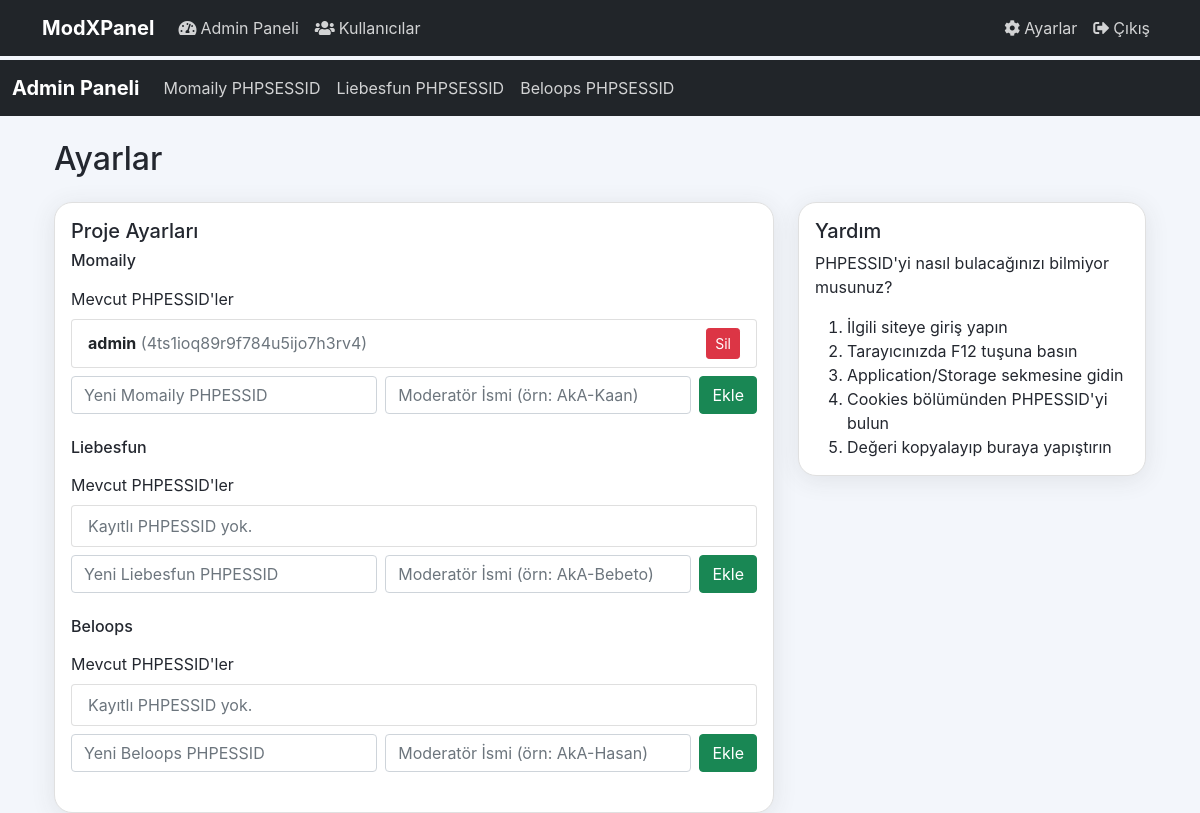
/settings (signed in), run on the app's committed database.
### app.py (models this page shows)
class UserProjectSession(db.Model):
    id = db.Column(db.Integer, primary_key=True)
    user_id = db.Column(db.Integer, db.ForeignKey('user.id'), nullable=False)
    project = db.Column(db.String(50), nullable=False)  # 'momaily', 'liebesfun', 'beloops'
    phpessid = db.Column(db.String(255), nullable=False)
    moderator_name = db.Column(db.String(120), nullable=True)  # Yeni eklendi
    created_at = db.Column(db.DateTime, default=dt.now)
    user = db.relationship('User', backref='project_sessions')

### app.py (the view)
@app.route('/settings', methods=['GET', 'POST'])
@login_required
def settings():
    momaily_sessions = UserProjectSession.query.filter_by(user_id=current_user.id, project='momaily').all()
    liebesfun_sessions = UserProjectSession.query.filter_by(user_id=current_user.id, project='liebesfun').all()
    beloops_sessions = UserProjectSession.query.filter_by(user_id=current_user.id, project='beloops').all()
    return render_template('settings.html',
        momaily_sessions=momaily_sessions,
        liebesfun_sessions=liebesfun_sessions,
        beloops_sessions=beloops_sessions
    )

### app.py (called while the page is built)
@login_manager.user_loader
def load_user(user_id):
    return db.session.get(User, int(user_id))

### templates/settings.html (shortened to what this page needs)
{% extends "base.html" %}
{% block content %}
<div class="container">
    <h2 class="mb-4">Ayarlar</h2>
    <div class="row">
        <div class="col-md-8">
            <div class="card">
                <div class="card-body">
                    <h5 class="card-title">Proje Ayarları</h5>
                    <div class="mb-4">
                        <h6 class="mb-3">Momaily</h6>
                        <div class="mb-3">
                            <label class="form-label">Mevcut PHPESSID'ler</label>
                            <ul class="list-group mb-2">
                                {% for sess in momaily_sessions %}
                                <li class="list-group-item d-flex justify-content-between align-items-center">
                                    <span><b>{{ sess.moderator_name or 'İsimsiz' }}</b> <span class="text-muted">({{ sess.phpessid }})</span></span>
                                    <form method="POST" action="{{ url_for('delete_phpessid') }}" style="display:inline;">
                                        <button type="submit" class="btn btn-danger btn-sm">Sil</button>
                                    </form>
                                </li>
                                {% else %}
                                <li class="list-group-item text-muted">Kayıtlı PHPESSID yok.</li>
                                {% endfor %}
                            </ul>
                            <form method="POST" action="{{ url_for('add_phpessid') }}" class="d-flex gap-2">
                                <input type="text" class="form-control" name="phpessid" placeholder="Yeni Momaily PHPESSID" required>
                                <input type="text" class="form-control" name="moderator_name" placeholder="Moderatör İsmi (örn: AkA-Kaan)" required>
                                <button type="submit" class="btn btn-success">Ekle</button>
                            </form>
                        </div>
                    </div>
                    <div class="mb-4">
                        <h6 class="mb-3">Liebesfun</h6>
                        <div class="mb-3">
                            <label class="form-label">Mevcut PHPESSID'ler</label>
                            <ul class="list-group mb-2">
                                {% for sess in liebesfun_sessions %}
                                <li class="list-group-item d-flex justify-content-between align-items-center">
                                    <span><b>{{ sess.moderator_name or 'İsimsiz' }}</b> <span class="text-muted">({{ sess.phpessid }})</span></span>
                                    <form method="POST" action="{{ url_for('delete_phpessid') }}" style="display:inline;">
                                        <input type="hidden" name="session_id" value="{{ sess.id }}">
                                        <button type="submit" class="btn btn-danger btn-sm">Sil</button>
                                    </form>
                                </li>
                                {% else %}
                                <li class="list-group-item text-muted">Kayıtlı PHPESSID yok.</li>
                                {% endfor %}
                            </ul>
                            <form method="POST" action="{{ url_for('add_phpessid') }}" class="d-flex gap-2">
                                <input type="text" class="form-control" name="phpessid" placeholder="Yeni Liebesfun PHPESSID" required>
                                <input type="text" class="form-control" name="moderator_name" placeholder="Moderatör İsmi (örn: AkA-Bebeto)" required>
                                <button type="submit" class="btn btn-success">Ekle</button>
                            </form>
                        </div>
                    </div>
                    <div class="mb-4">
                        <h6 class="mb-3">Beloops</h6>
                        <div class="mb-3">
                            <label class="form-label">Mevcut PHPESSID'ler</label>
                            <ul class="list-group mb-2">
                                {% for sess in beloops_sessions %}
                                <li class="list-group-item d-flex justify-content-between align-items-center">
                                    <span><b>{{ sess.moderator_name or 'İsimsiz' }}</b> <span class="text-muted">({{ sess.phpessid }})</span></span>
                                    <form method="POST" action="{{ url_for('delete_phpessid') }}" style="display:inline;">
                                        <input type="hidden" name="session_id" value="{{ sess.id }}">
                                        <button type="submit" class="btn btn-danger btn-sm">Sil</button>
                                    </form>
                                </li>
                                {% else %}
                                <li class="list-group-item text-muted">Kayıtlı PHPESSID yok.</li>
                                {% endfor %}
                            </ul>
                            <form method="POST" action="{{ url_for('add_phpessid') }}" class="d-flex gap-2">
                                <input type="text" class="form-control" name="phpessid" placeholder="Yeni Beloops PHPESSID" required>
                                <input type="text" class="form-control" name="moderator_name" placeholder="Moderatör İsmi (örn: AkA-Hasan)" required>
                                <button type="submit" class="btn btn-success">Ekle</button>
                            </form>
                        </div>
                    </div>
                </div>
            </div>
        </div>
        <div class="col-md-4">
            <div class="card">
                <div class="card-body">
                    <h5 class="card-title">Yardım</h5>
                    <p class="card-text">PHPESSID'yi nasıl bulacağınızı bilmiyor musunuz?</p>
                    <ol class="mb-0">
                        <li>İlgili siteye giriş yapın</li>
                        <li>Tarayıcınızda F12 tuşuna basın</li>
                        <li>Application/Storage sekmesine gidin</li>
                        <li>Cookies bölümünden PHPESSID'yi bulun</li>
                        <li>Değeri kopyalayıp buraya yapıştırın</li>
                    </ol>
                </div>
            </div>
        </div>
    </div>
</div>
{% endblock %}

### templates/base.html (style rules this page uses)
:root { --primary: #7C4DFF; --accent: #FF4081; --bg-light: #f3f6fb; --bg-dark: #181a20; --text-light: #23272f; --text-dark: #f3f6fb; --card-bg-light: #fff; --card-bg-dark: #23272f; --card-border-light: #e0e0e0; --card-border-dark: #333; --border-radius: 18px; --shadow: 0 4px 24px 0 rgba(60,60,60,0.10); }
body { background: var(--bg-light); color: var(--text-light); font-family: 'Inter', -apple-system, BlinkMacSystemFont, 'Segoe UI', Roboto, sans-serif; transition: background 0.4s, color 0.4s; padding-top: 60px; }
.card { background: var(--card-bg-light) !important; border-radius: var(--border-radius) !important; border: 1.5px solid var(--card-border-light) !important; box-shadow: var(--shadow) !important; transition: background 0.4s, border 0.4s; }

### data on the page
UserProjectSession: moderator_name "admin", phpessid "4ts1ioq89r9f784u5ijo7h3rv4"
